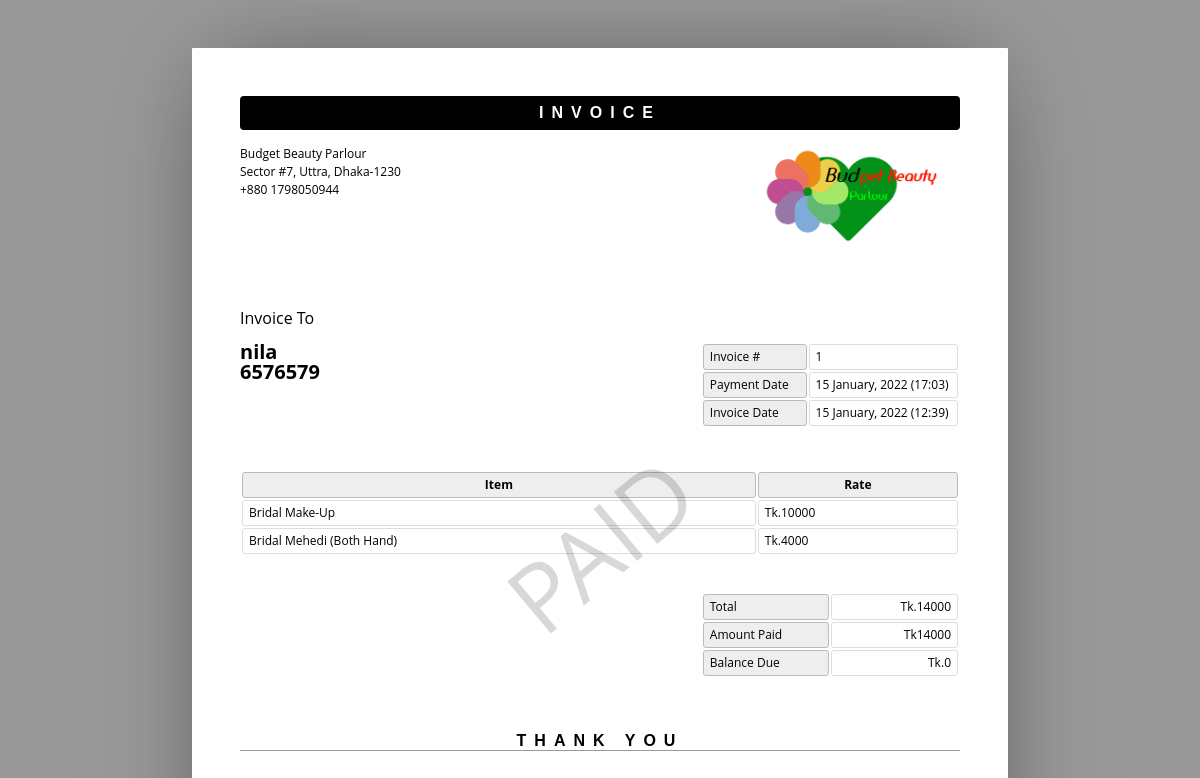
The page /admin/invoice.php?inv_id=1 on the database its author committed.
### tables this page shows
CREATE TABLE IF NOT EXISTS `tblpayments` (
  `id` int(11) NOT NULL AUTO_INCREMENT,
  `pmnt_id` int(11) NOT NULL,
  `date_of_pmnt` datetime NOT NULL,
  `cus_id` int(11) NOT NULL,
  `services` varchar(900) NOT NULL,
  `method` varchar(900) NOT NULL,
  `paid_amount` int(11) NOT NULL,
  PRIMARY KEY (`id`)
);

CREATE TABLE IF NOT EXISTS `tblcustomers` (
  `ID` int(10) NOT NULL AUTO_INCREMENT,
  `Name` varchar(120) DEFAULT NULL,
  `Email` varchar(200) DEFAULT NULL,
  `MobileNumber` bigint(11) DEFAULT NULL,
  `Gender` enum('Female','Male','Transgender') DEFAULT NULL,
  `Details` mediumtext,
  `CreationDate` timestamp NULL DEFAULT CURRENT_TIMESTAMP,
  `UpdationDate` timestamp NULL DEFAULT NULL ON UPDATE CURRENT_TIMESTAMP,
  PRIMARY KEY (`ID`)
);

CREATE TABLE IF NOT EXISTS `tblservices` (
  `ID` int(10) NOT NULL AUTO_INCREMENT,
  `ServiceName` varchar(200) DEFAULT NULL,
  `Cost` int(10) DEFAULT NULL,
  `description` varchar(500) NOT NULL,
  `CreationDate` timestamp NULL DEFAULT CURRENT_TIMESTAMP,
  PRIMARY KEY (`ID`)
);

### admin/invoice.php (the view, shortened to what this page needs)
<?php
	require_once "includes/dbconnection.php";
	$inv_id = isset($_GET['inv_id']) ? $conn->real_escape_string($_GET['inv_id']) : null;
	$qSql = "SELECT * FROM tblpayments ";
	$qSql.= "LEFT JOIN tblcustomers ON tblpayments.cus_id = tblcustomers.ID ";
	$qSql.= "WHERE tblpayments.pmnt_id = '{$inv_id}' ORDER BY tblpayments.id DESC";
	$invInfo = $conn->query($qSql)->fetch_assoc();
?>
<html>
	<head>
	</head>
	<body>
		<header>
			<h1>Invoice</h1>
			<address>
				<p>Budget Beauty Parlour</p>
				<p>Sector #7, Uttra, Dhaka-1230</p>
				<p>+880 1798050944</p>
			</address>
			<span><img alt="" src="../img/logo.png"></span>
		</header>
		<article style="position:relative">
			<h4 style="margin-bottom: 1em">Invoice To</h4>
			<address>
				<p><?= $invInfo['Name'] ?><br><?= $invInfo['MobileNumber'] ?></p>
			</address>
			<table class="meta">
				<tr>
					<th><span>Invoice #</span></th>
					<td><span><?= $inv_id ?></span></td>
				</tr>
				<tr>
					<th><span>Payment Date</span></th>
					<td><span><?= date("j F, Y (H:i)", strtotime($invInfo['date_of_pmnt'])) ?></span></td>
				</tr>
				<tr>
					<th><span>Invoice Date</span></th>
					<td><?= date("j F, Y (H:i)") ?></td>
				</tr>
			</table>
			<table class="inventory">
				<thead>
					<tr>
						<th width="70%"><span>Item</span></th>
						<th><span>Rate</span></th>
					</tr>
				</thead>
				<tbody>
				<?php
					$total = 0;
					foreach(explode(",", $invInfo['services']) as $servId) {
						$sInfo = $conn->query("SELECT * FROM tblservices WHERE ID = '{$servId}'")->fetch_assoc();
						$total += $sInfo['Cost'];
				?>
					<tr>
						<td><?= $sInfo['ServiceName'] ?></span></td>
						<td><span>Tk.</span><span><?= $sInfo['Cost'] ?></span></td>
					</tr>
				<?php } ?>
				</tbody>
			</table>
			<table class="balance">
				<tr>
					<th><span>Total</span></th>
					<td><span>Tk.</span><span><?= $total ?></span></td>
				</tr>
				<tr>
					<th><span>Amount Paid</span></th>
					<td><span>Tk</span><span><?= $invInfo['paid_amount'] ?></span></td>
				</tr>
				<tr>
					<th><span>Balance Due</span></th>
					<td><span>Tk.</span><span><?= $total-$invInfo['paid_amount'] ?></span></td>
				</tr>
			</table>
		<?php if($total-$invInfo['paid_amount'] == 0) { ?>
			<p class="paid">paid</p>
		<?php } ?>
		</article>
		<aside>
			<h1><span>Thank You</span></h1>
		</aside>
	</body>
</html>

### admin/invoice.php (style rules this page uses)
* { border: 0; box-sizing: content-box; color: inherit; font-family: inherit; font-size: inherit; font-style: inherit; font-weight: inherit; line-height: inherit; list-style: none; margin: 0; padding: 0; text-decoration: none; vertical-align: top }
h1 { font: bold 100% sans-serif; letter-spacing: .5em; text-align: center; text-transform: uppercase }
table { font-size: 75%; table-layout: fixed; width: 100%; border-collapse: separate; border-spacing: 2px }
th, td { border-width: 1px; padding: .5em; position: relative; text-align: left; border-radius: .25em; border-style: solid }
th { background: #EEE; border-color: #BBB }
td { border-color: #DDD }
html { font: 16px/1 'Open Sans', sans-serif; overflow: auto; padding: .5in; background: #999; cursor: default }
body { box-sizing: border-box; height: 11in; margin: 0 auto; overflow: hidden; padding: .5in; width: 8.5in; background: #FFF; border-radius: 1px; box-shadow: 0 0 1in -.25in rgba(0, 0, 0, 0.5) }
header { margin: 0 0 3em }
header:after { clear: both; content: ""; display: table }
header h1 { background: #000; border-radius: .25em; color: #FFF; margin: 0 0 1em; padding: .5em 0 }
header address { float: left; font-size: 75%; font-style: normal; line-height: 1.25; margin: 0 1em 1em 0 }
header address p { margin: 0 0 .25em }
header span, header img { display: block; float: right }
header span { margin: 0 0 1em 1em; max-height: 25%; max-width: 60%; position: relative }
header img { max-height: 100px; max-width: 100% }
article, article address, table.meta, table.inventory { margin: 0 0 3em }
article:after { clear: both; content: ""; display: table }
article address { float: left; font-size: 125%; font-weight: 700 }
table.meta, table.balance { float: right; width: 36% }
table.meta:after, table.balance:after { clear: both; content: ""; display: table }
table.meta th { width: 40% }
table.meta td { width: 60% }
table.inventory { clear: both; width: 100% }
table.inventory th { font-weight: 700; text-align: center }
table.inventory td:nth-child(1) { width: 26% }
table.inventory td:nth-child(2) { width: 38% }
table.balance th, table.balance td { width: 50% }
table.balance td { text-align: right }
aside h1 { border: none; border-width: 0 0 1px; margin: 0 0 1em; border-color: #999; border-bottom-style: solid }
.paid { text-align: center; position: absolute; top: 50%; width: 100%; font-size: 95px; text-transform: uppercase; opacity: .15; transform: rotate(-40deg); }

### rows shown on the page
tblpayments: tblcustomers.Name "nila", tblcustomers.MobileNumber "6576579", date_of_pmnt "15 January, 2022 (17:03)", paid_amount "14000", $total-$invInfo['paid_amount'] "0"
tblservices: ServiceName "Bridal Make-Up", Cost "10000"
tblservices: ServiceName "Bridal Mehedi (Both Hand)", Cost "4000"

### other values the page prints
$inv_id "1"
$total "14000"
